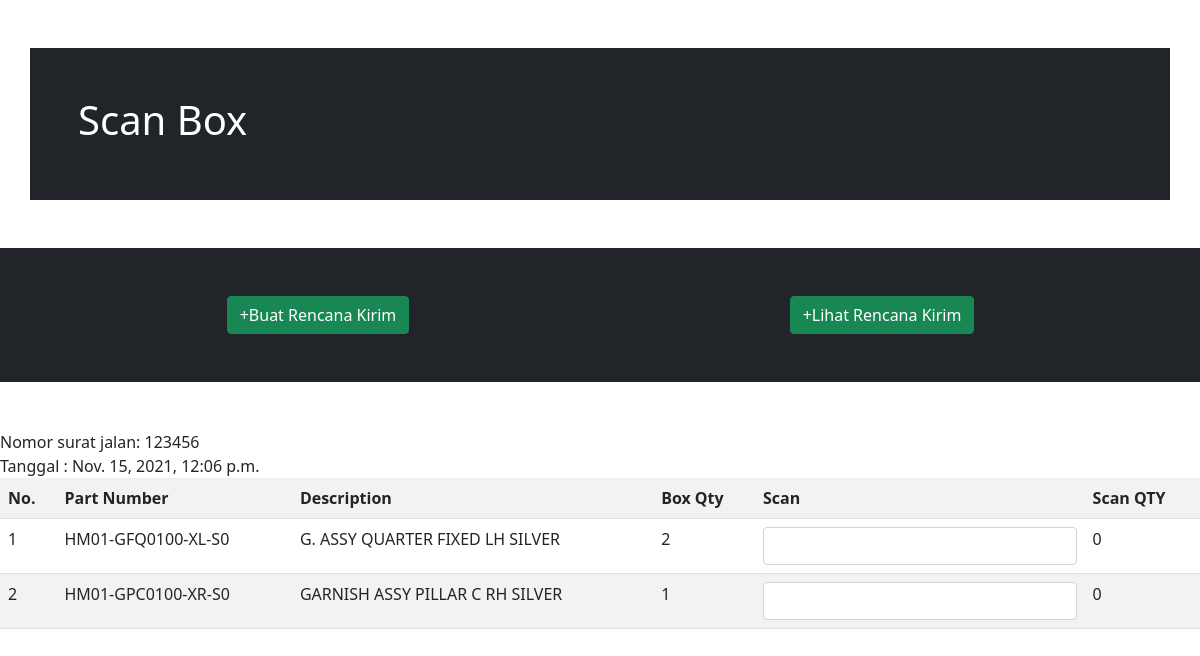
Page /delivery/1 on the earlier database version.
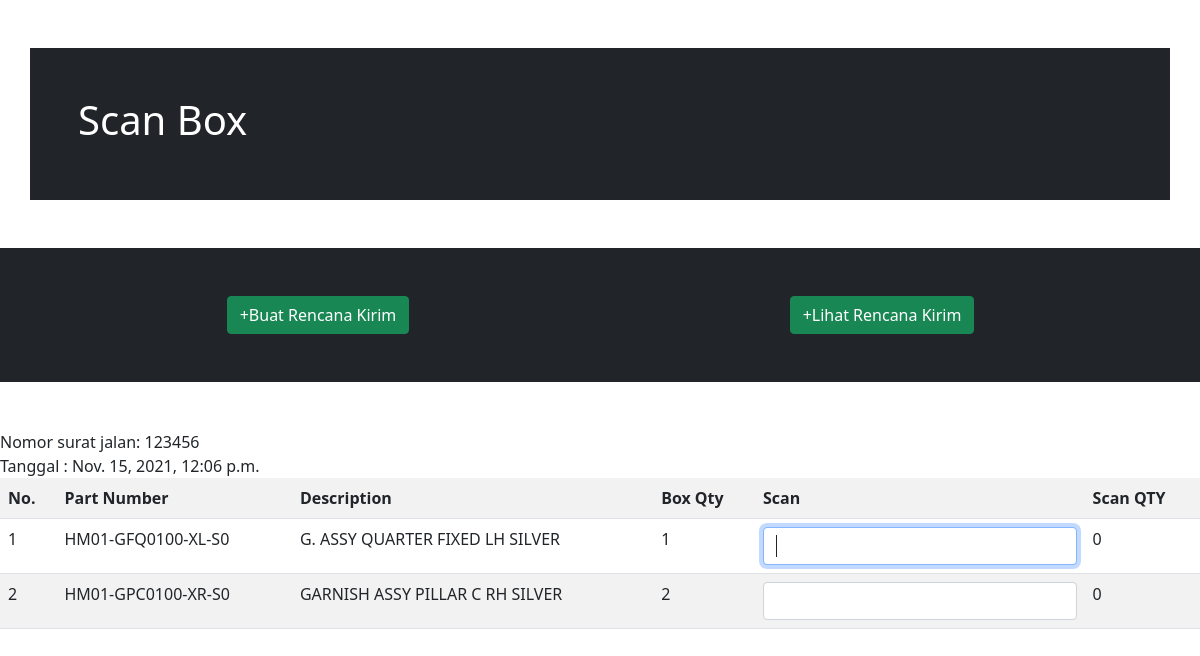
Same page on the later database version.
### scanner/models.py (models this page shows, shortened)
class RencanaKirim(models.Model):
    nomor_sj = models.CharField(max_length=6)
    tanggal = models.DateTimeField()
    class Status(models.TextChoices):
        OPEN = 'OP',_('Open')
        SCANNED = 'SC',_('Scanned')
    status = models.CharField(max_length=2, choices=Status.choices, default=Status.OPEN)

class RencanaKirimDetail(models.Model):
    nomor_line = models.CharField(max_length=2)
    rencana_kirim = models.ForeignKey(RencanaKirim, on_delete=models.CASCADE, related_name='rencanakirimdetails')
    barang= models.ForeignKey(Barang, on_delete=models.CASCADE, related_name='barangs')
    qty = models.CharField(max_length=2)

class Barang(models.Model):
    part_number = models.CharField(max_length=18)
    description = models.CharField(max_length=32)
    part_number_customer =  models.CharField(max_length=18)
    barcode = models.TextField()

### scanner/views.py (the view)
# urls.py: path('delivery/<int:pk>', views.Delivery.as_view(), name='delivery'),
class Delivery(DetailView):
    model = RencanaKirim
    template_name = 'delivery.html'
    def get_context_data(self, **kwargs):
        detail = super(Delivery, self).get_context_data(**kwargs)
        detail['barang'] = RencanaKirimDetail.objects.all()
        return detail

### templates/delivery.html (shortened to what this page needs)
<!doctype html>
<html lang="en">
  <head>
    <link href="https://cdn.jsdelivr.net/npm/bootstrap@5.1.3/dist/css/bootstrap.min.css" rel="stylesheet">
  </head>
  <body>
    <div class="container p-5 my-5 bg-dark text-white">
      <h1>Scan Box</h1>
    </div>
    <div class="container-fluid p-5 my-5 bg-dark text-white">
      <div class="row">
        <div class="col-sm-6 text-center">
          <a href="#" class="btn btn-success">+Buat Rencana Kirim</a>
        </div>
        <div class="col-sm-6 text-center">
          <a href="#" class="btn btn-success">+Lihat Rencana Kirim</a>
        </div>
      </div>
    </div>
    {% block content %}
    <div class="">
      <div class="text-right">
        <div class="sm-6">Nomor surat jalan: {{ object.nomor_sj }}</div>
        <div class="sm-6">Tanggal : {{ object.tanggal }}</div>
      </div>
      <div class="row">
      <form>
        <table class="table table-striped">
          <tr>
            <th class="">No.</th>
            <th class="">Part Number</th>
            <th class="">Description</th>
            <th class="">Box Qty</th>
            <th class="">Scan</th>
            <th>Scan QTY</th>
          </tr>
          {% for detail in object.rencanakirimdetails.all  %}
          <tr>
            <td class="">{{ detail.nomor_line }}</td>
            <td id="part_number{{ detail.nomor_line }}" class="">{{ detail.barang.part_number }}</td>
            <td class="">{{ detail.barang.description }}</td>
            <td id='qty_box{{ detail.nomor_line }}' class="">{{ detail.qty }}</td>
            <td class=""><input id='scan{{ detail.nomor_line }}' type="text" value="" autofocus maxlength="18" size="18" oninput="cekPartNumber()" class="form-control" ></td>
            <td id="qty_scanned{{ detail.nomor_line }}">0</td>
          </tr>
          {% endfor %}
        </table>
        </div>
      </div>
    {% endblock content %}
  </body>
</html>

Differences in the rows shown:
changed RencanaKirimDetail "HM01-GFQ0100-XL-S0": qty "2" → "1"
changed RencanaKirimDetail "HM01-GPC0100-XR-S0": qty "1" → "2"
